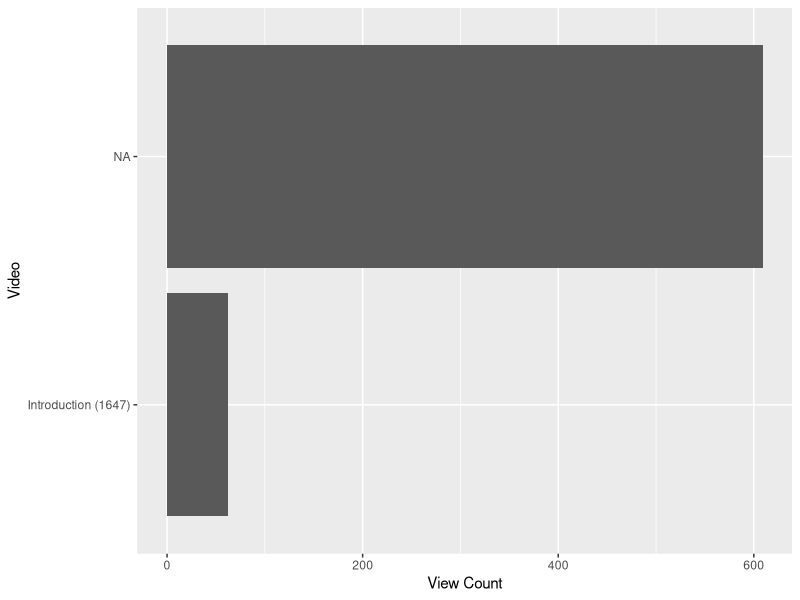

Write R code to recreate this figure.
## ---- chunk 1
knitr::opts_chunk$set(echo = TRUE)
library(tidyverse)
## ---- chunk 2
enrollment_export <- read_csv("enrollments_export.csv")
## ---- chunk 3
r_fund <- filter(enrollment_export, `Listing Name` == "R and RStudio Fundamentals")
## ---- chunk 4
one_week_ago <- today()-7
r_fund_week <- filter(r_fund, `Created At` > one_week_ago)
## ---- chunk 5
certificates <- read_csv("certificates.csv")
r_fund_certs <- filter(certificates, `Group name` == "R and R Studio Fundamentals")
r_fund_certs_week <- filter(r_fund_certs, `Issued on` > one_week_ago)
## ---- chunk 6
viz <- filter(enrollment_export, `Listing Name` == "Data Visualization for Public Health")
## ---- chunk 7
viz_week <- filter(viz, `Created At` > one_week_ago)
## ---- chunk 8
viz_grades <- read_csv("Grades-Data_Visualization_for_Public_Health.csv")
viz_video_names <- names(viz_grades[seq(from = 6, to = 24)])
## ---- chunk 9
df_long <- viz_grades %>%
    filter(Student != "Points Possible", Student != "Student, Test") %>% # remove "points possible row from gradebook and the test student
    select(-(2:5)) %>% # remove unneeded data columns
    select(-(21:39)) %>% # remove grade columns that aren't for individual videos
    pivot_longer(cols = 2:20,
                 names_to = "Video",  # column with video names
                 values_to = "Watched") %>% # column with the value 1 for "watched"
    filter(Watched == 1) # keep only rows where the video was watched

# put videos in sequential order
viz_video_levels <- rev(c("Introduction (1647)",
                          "video 2",
                          "video 3",
                          "etc"))

# summarize the data to count viewership
video_count <- df_long %>%
    count(Video) %>%
    mutate(Video_fac = factor(Video,
                              levels = viz_video_levels,
                              ordered = TRUE))
## ---- chunk 10
# bar chart
ggplot(video_count, aes(y = Video_fac, x = n)) +
  geom_bar(stat = "identity") +
  labs(y = "Video", x = "View Count")
## ---- chunk 11
causal <- filter(enrollment_export, `Listing Name` == "Introduction to Causal Inference for Public Health Professionals")
## ---- chunk 12
causal_week <- filter(causal, `Created At` > one_week_ago)
